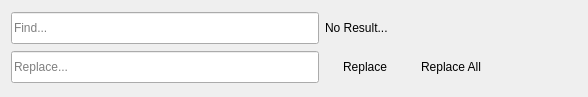
<?xml version="1.0" encoding="UTF-8"?>
<ui version="4.0">
 <class>SearchWidget</class>
 <widget class="QWidget" name="SearchWidget">
  <property name="geometry">
   <rect>
    <x>0</x>
    <y>0</y>
    <width>588</width>
    <height>97</height>
   </rect>
  </property>
  <property name="sizePolicy">
   <sizepolicy hsizetype="Expanding" vsizetype="Fixed">
    <horstretch>0</horstretch>
    <verstretch>0</verstretch>
   </sizepolicy>
  </property>
  <property name="maximumSize">
   <size>
    <width>16777215</width>
    <height>97</height>
   </size>
  </property>
  <property name="windowTitle">
   <string>Form</string>
  </property>
  <layout class="QGridLayout" name="gridLayout">
   <item row="0" column="0">
    <layout class="QHBoxLayout" name="horizontalLayout_Find" stretch="6,4">
     <item>
      <widget class="FindInput" name="findInput">
       <property name="sizePolicy">
        <sizepolicy hsizetype="Expanding" vsizetype="Fixed">
         <horstretch>0</horstretch>
         <verstretch>0</verstretch>
        </sizepolicy>
       </property>
       <property name="minimumSize">
        <size>
         <width>0</width>
         <height>32</height>
        </size>
       </property>
       <property name="statusTip">
        <string/>
       </property>
       <property name="placeholderText">
        <string>Find...</string>
       </property>
      </widget>
     </item>
     <item>
      <layout class="QHBoxLayout" name="horizontalLayout_FindButtons">
       <item>
        <widget class="QLabel" name="statusLabel">
         <property name="sizePolicy">
          <sizepolicy hsizetype="Preferred" vsizetype="Minimum">
           <horstretch>0</horstretch>
           <verstretch>0</verstretch>
          </sizepolicy>
         </property>
         <property name="text">
          <string>No Result...</string>
         </property>
        </widget>
       </item>
       <item>
        <widget class="QPushButton" name="pushButton_FindPrevious">
         <property name="sizePolicy">
          <sizepolicy hsizetype="Fixed" vsizetype="Fixed">
           <horstretch>0</horstretch>
           <verstretch>0</verstretch>
          </sizepolicy>
         </property>
         <property name="toolTip">
          <string>Find Previous Word</string>
         </property>
         <property name="text">
          <string/>
         </property>
         <property name="icon">
          <iconset resource="notepad.qrc">
           <normaloff>:/Images/icon_Find_BackWard</normaloff>:/Images/icon_Find_BackWard</iconset>
         </property>
         <property name="flat">
          <bool>true</bool>
         </property>
        </widget>
       </item>
       <item>
        <widget class="QPushButton" name="pushButton_FindNext">
         <property name="sizePolicy">
          <sizepolicy hsizetype="Fixed" vsizetype="Fixed">
           <horstretch>0</horstretch>
           <verstretch>0</verstretch>
          </sizepolicy>
         </property>
         <property name="toolTip">
          <string>Find Next Word</string>
         </property>
         <property name="text">
          <string/>
         </property>
         <property name="icon">
          <iconset resource="notepad.qrc">
           <normaloff>:/Images/icon_Find_Next</normaloff>:/Images/icon_Find_Next</iconset>
         </property>
         <property name="flat">
          <bool>true</bool>
         </property>
        </widget>
       </item>
      </layout>
     </item>
    </layout>
   </item>
   <item row="0" column="1">
    <widget class="QPushButton" name="pushButton_Close">
     <property name="sizePolicy">
      <sizepolicy hsizetype="Fixed" vsizetype="Fixed">
       <horstretch>0</horstretch>
       <verstretch>0</verstretch>
      </sizepolicy>
     </property>
     <property name="text">
      <string/>
     </property>
     <property name="icon">
      <iconset resource="notepad.qrc">
       <normaloff>:/Images/icon_Close</normaloff>:/Images/icon_Close</iconset>
     </property>
     <property name="flat">
      <bool>true</bool>
     </property>
    </widget>
   </item>
   <item row="1" column="0">
    <layout class="QHBoxLayout" name="horizontalLayout_Replace" stretch="6,4">
     <item>
      <widget class="QLineEdit" name="lineEdit_Replace">
       <property name="minimumSize">
        <size>
         <width>0</width>
         <height>32</height>
        </size>
       </property>
       <property name="statusTip">
        <string/>
       </property>
       <property name="text">
        <string/>
       </property>
       <property name="placeholderText">
        <string>Replace...</string>
       </property>
      </widget>
     </item>
     <item>
      <layout class="QHBoxLayout" name="horizontalLayout_ReplaceButtons">
       <item>
        <widget class="QPushButton" name="pushButton_Replace">
         <property name="sizePolicy">
          <sizepolicy hsizetype="Fixed" vsizetype="Fixed">
           <horstretch>0</horstretch>
           <verstretch>0</verstretch>
          </sizepolicy>
         </property>
         <property name="toolTip">
          <string>Replace word</string>
         </property>
         <property name="text">
          <string>Replace</string>
         </property>
         <property name="flat">
          <bool>true</bool>
         </property>
        </widget>
       </item>
       <item>
        <widget class="QPushButton" name="pushButton_ReplaceAll">
         <property name="sizePolicy">
          <sizepolicy hsizetype="Fixed" vsizetype="Fixed">
           <horstretch>0</horstretch>
           <verstretch>0</verstretch>
          </sizepolicy>
         </property>
         <property name="toolTip">
          <string>Replace All</string>
         </property>
         <property name="text">
          <string>Replace All</string>
         </property>
         <property name="flat">
          <bool>true</bool>
         </property>
        </widget>
       </item>
       <item>
        <spacer name="horizontalSpacer">
         <property name="orientation">
          <enum>Qt::Horizontal</enum>
         </property>
         <property name="sizeHint" stdset="0">
          <size>
           <width>40</width>
           <height>20</height>
          </size>
         </property>
        </spacer>
       </item>
      </layout>
     </item>
    </layout>
   </item>
  </layout>
 </widget>
 <customwidgets>
  <customwidget>
   <class>FindInput</class>
   <extends>QLineEdit</extends>
   <header>findinput.h</header>
  </customwidget>
 </customwidgets>
 <resources>
  <include location="notepad.qrc"/>
 </resources>
 <connections/>
</ui>
